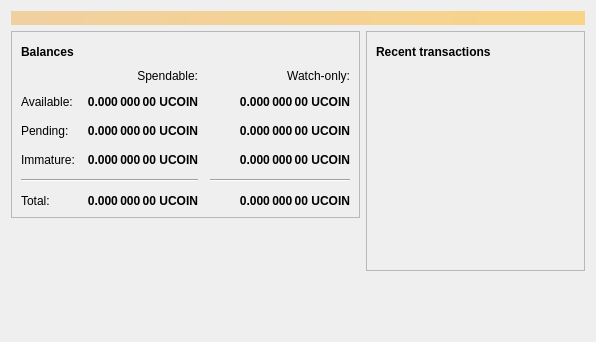
<?xml version="1.0" encoding="UTF-8"?>
<ui version="4.0">
 <class>OverviewPage</class>
 <widget class="QWidget" name="OverviewPage">
  <property name="geometry">
   <rect>
    <x>0</x>
    <y>0</y>
    <width>596</width>
    <height>342</height>
   </rect>
  </property>
  <property name="windowTitle">
   <string>Form</string>
  </property>
  <layout class="QVBoxLayout" name="topLayout">
   <item>
    <widget class="QLabel" name="labelAlerts">
     <property name="visible">
      <bool>false</bool>
     </property>
     <property name="styleSheet">
      <string notr="true">QLabel { background-color: qlineargradient(x1: 0, y1: 0, x2: 1, y2: 0, stop:0 #F0D0A0, stop:1 #F8D488); color:#000000; }</string>
     </property>
     <property name="wordWrap">
      <bool>true</bool>
     </property>
     <property name="margin">
      <number>3</number>
     </property>
     <property name="textInteractionFlags">
      <set>Qt::TextSelectableByMouse</set>
     </property>
    </widget>
   </item>
   <item>
    <layout class="QHBoxLayout" name="horizontalLayout" stretch="1,1">
     <item>
      <layout class="QVBoxLayout" name="verticalLayout_2">
       <item>
        <widget class="QFrame" name="frame">
         <property name="frameShape">
          <enum>QFrame::StyledPanel</enum>
         </property>
         <property name="frameShadow">
          <enum>QFrame::Raised</enum>
         </property>
         <layout class="QVBoxLayout" name="verticalLayout_4">
          <item>
           <layout class="QHBoxLayout" name="horizontalLayout_4">
            <item>
             <widget class="QLabel" name="label_5">
              <property name="font">
               <font>
                <weight>75</weight>
                <bold>true</bold>
               </font>
              </property>
              <property name="text">
               <string>Balances</string>
              </property>
             </widget>
            </item>
            <item>
             <widget class="QPushButton" name="labelWalletStatus">
              <property name="enabled">
               <bool>true</bool>
              </property>
              <property name="maximumSize">
               <size>
                <width>30</width>
                <height>16777215</height>
               </size>
              </property>
              <property name="toolTip">
               <string>The displayed information may be out of date. Your wallet automatically synchronizes with the Underline network after a connection is established, but this process has not completed yet.</string>
              </property>
              <property name="text">
               <string/>
              </property>
              <property name="icon">
               <iconset resource="../bitcoin.qrc">
                <normaloff>:/icons/warning</normaloff>
                <disabledoff>:/icons/warning</disabledoff>:/icons/warning</iconset>
              </property>
              <property name="iconSize">
               <size>
                <width>24</width>
                <height>24</height>
               </size>
              </property>
              <property name="flat">
               <bool>true</bool>
              </property>
             </widget>
            </item>
            <item>
             <spacer name="horizontalSpacer_3">
              <property name="orientation">
               <enum>Qt::Horizontal</enum>
              </property>
              <property name="sizeHint" stdset="0">
               <size>
                <width>40</width>
                <height>20</height>
               </size>
              </property>
             </spacer>
            </item>
           </layout>
          </item>
          <item>
           <layout class="QGridLayout" name="gridLayout">
            <property name="spacing">
             <number>12</number>
            </property>
            <item row="2" column="2">
             <widget class="QLabel" name="labelWatchPending">
              <property name="font">
               <font>
                <weight>75</weight>
                <bold>true</bold>
               </font>
              </property>
              <property name="cursor">
               <cursorShape>IBeamCursor</cursorShape>
              </property>
              <property name="toolTip">
               <string>Unconfirmed transactions to watch-only addresses</string>
              </property>
              <property name="text">
               <string notr="true">0.000 000 00 UCOIN</string>
              </property>
              <property name="alignment">
               <set>Qt::AlignRight|Qt::AlignTrailing|Qt::AlignVCenter</set>
              </property>
              <property name="textInteractionFlags">
               <set>Qt::LinksAccessibleByMouse|Qt::TextSelectableByKeyboard|Qt::TextSelectableByMouse</set>
              </property>
             </widget>
            </item>
            <item row="2" column="1">
             <widget class="QLabel" name="labelUnconfirmed">
              <property name="font">
               <font>
                <weight>75</weight>
                <bold>true</bold>
               </font>
              </property>
              <property name="cursor">
               <cursorShape>IBeamCursor</cursorShape>
              </property>
              <property name="toolTip">
               <string>Total of transactions that have yet to be confirmed, and do not yet count toward the spendable balance</string>
              </property>
              <property name="text">
               <string notr="true">0.000 000 00 UCOIN</string>
              </property>
              <property name="alignment">
               <set>Qt::AlignRight|Qt::AlignTrailing|Qt::AlignVCenter</set>
              </property>
              <property name="textInteractionFlags">
               <set>Qt::LinksAccessibleByMouse|Qt::TextSelectableByKeyboard|Qt::TextSelectableByMouse</set>
              </property>
             </widget>
            </item>
            <item row="3" column="2">
             <widget class="QLabel" name="labelWatchImmature">
              <property name="font">
               <font>
                <weight>75</weight>
                <bold>true</bold>
               </font>
              </property>
              <property name="cursor">
               <cursorShape>IBeamCursor</cursorShape>
              </property>
              <property name="toolTip">
               <string>Mined balance in watch-only addresses that has not yet matured</string>
              </property>
              <property name="text">
               <string notr="true">0.000 000 00 UCOIN</string>
              </property>
              <property name="alignment">
               <set>Qt::AlignRight|Qt::AlignTrailing|Qt::AlignVCenter</set>
              </property>
              <property name="textInteractionFlags">
               <set>Qt::LinksAccessibleByMouse|Qt::TextSelectableByKeyboard|Qt::TextSelectableByMouse</set>
              </property>
             </widget>
            </item>
            <item row="4" column="0" colspan="2">
             <widget class="Line" name="line">
              <property name="orientation">
               <enum>Qt::Horizontal</enum>
              </property>
             </widget>
            </item>
            <item row="4" column="2">
             <widget class="Line" name="lineWatchBalance">
              <property name="sizePolicy">
               <sizepolicy hsizetype="Preferred" vsizetype="Fixed">
                <horstretch>0</horstretch>
                <verstretch>0</verstretch>
               </sizepolicy>
              </property>
              <property name="minimumSize">
               <size>
                <width>140</width>
                <height>0</height>
               </size>
              </property>
              <property name="orientation">
               <enum>Qt::Horizontal</enum>
              </property>
             </widget>
            </item>
            <item row="5" column="0">
             <widget class="QLabel" name="labelTotalText">
              <property name="text">
               <string>Total:</string>
              </property>
             </widget>
            </item>
            <item row="3" column="1">
             <widget class="QLabel" name="labelImmature">
              <property name="font">
               <font>
                <weight>75</weight>
                <bold>true</bold>
               </font>
              </property>
              <property name="cursor">
               <cursorShape>IBeamCursor</cursorShape>
              </property>
              <property name="toolTip">
               <string>Mined balance that has not yet matured</string>
              </property>
              <property name="text">
               <string notr="true">0.000 000 00 UCOIN</string>
              </property>
              <property name="alignment">
               <set>Qt::AlignRight|Qt::AlignTrailing|Qt::AlignVCenter</set>
              </property>
              <property name="textInteractionFlags">
               <set>Qt::LinksAccessibleByMouse|Qt::TextSelectableByKeyboard|Qt::TextSelectableByMouse</set>
              </property>
             </widget>
            </item>
            <item row="2" column="3">
             <spacer name="horizontalSpacer_2">
              <property name="orientation">
               <enum>Qt::Horizontal</enum>
              </property>
              <property name="sizeHint" stdset="0">
               <size>
                <width>40</width>
                <height>20</height>
               </size>
              </property>
             </spacer>
            </item>
            <item row="3" column="0">
             <widget class="QLabel" name="labelImmatureText">
              <property name="text">
               <string>Immature:</string>
              </property>
             </widget>
            </item>
            <item row="5" column="1">
             <widget class="QLabel" name="labelTotal">
              <property name="font">
               <font>
                <weight>75</weight>
                <bold>true</bold>
               </font>
              </property>
              <property name="cursor">
               <cursorShape>IBeamCursor</cursorShape>
              </property>
              <property name="toolTip">
               <string>Your current total balance</string>
              </property>
              <property name="text">
               <string notr="true">0.000 000 00 UCOIN</string>
              </property>
              <property name="alignment">
               <set>Qt::AlignRight|Qt::AlignTrailing|Qt::AlignVCenter</set>
              </property>
              <property name="textInteractionFlags">
               <set>Qt::LinksAccessibleByMouse|Qt::TextSelectableByKeyboard|Qt::TextSelectableByMouse</set>
              </property>
             </widget>
            </item>
            <item row="5" column="2">
             <widget class="QLabel" name="labelWatchTotal">
              <property name="font">
               <font>
                <weight>75</weight>
                <bold>true</bold>
               </font>
              </property>
              <property name="cursor">
               <cursorShape>IBeamCursor</cursorShape>
              </property>
              <property name="toolTip">
               <string>Current total balance in watch-only addresses</string>
              </property>
              <property name="text">
               <string notr="true">0.000 000 00 UCOIN</string>
              </property>
              <property name="alignment">
               <set>Qt::AlignRight|Qt::AlignTrailing|Qt::AlignVCenter</set>
              </property>
              <property name="textInteractionFlags">
               <set>Qt::LinksAccessibleByMouse|Qt::TextSelectableByKeyboard|Qt::TextSelectableByMouse</set>
              </property>
             </widget>
            </item>
            <item row="0" column="2">
             <widget class="QLabel" name="labelWatchonly">
              <property name="text">
               <string>Watch-only:</string>
              </property>
              <property name="alignment">
               <set>Qt::AlignRight|Qt::AlignTrailing|Qt::AlignVCenter</set>
              </property>
             </widget>
            </item>
            <item row="1" column="0">
             <widget class="QLabel" name="labelBalanceText">
              <property name="text">
               <string>Available:</string>
              </property>
             </widget>
            </item>
            <item row="1" column="1">
             <widget class="QLabel" name="labelBalance">
              <property name="font">
               <font>
                <weight>75</weight>
                <bold>true</bold>
               </font>
              </property>
              <property name="cursor">
               <cursorShape>IBeamCursor</cursorShape>
              </property>
              <property name="toolTip">
               <string>Your current spendable balance</string>
              </property>
              <property name="text">
               <string notr="true">0.000 000 00 UCOIN</string>
              </property>
              <property name="alignment">
               <set>Qt::AlignRight|Qt::AlignTrailing|Qt::AlignVCenter</set>
              </property>
              <property name="textInteractionFlags">
               <set>Qt::LinksAccessibleByMouse|Qt::TextSelectableByKeyboard|Qt::TextSelectableByMouse</set>
              </property>
             </widget>
            </item>
            <item row="1" column="2">
             <widget class="QLabel" name="labelWatchAvailable">
              <property name="font">
               <font>
                <weight>75</weight>
                <bold>true</bold>
               </font>
              </property>
              <property name="cursor">
               <cursorShape>IBeamCursor</cursorShape>
              </property>
              <property name="toolTip">
               <string>Your current balance in watch-only addresses</string>
              </property>
              <property name="text">
               <string notr="true">0.000 000 00 UCOIN</string>
              </property>
              <property name="alignment">
               <set>Qt::AlignRight|Qt::AlignTrailing|Qt::AlignVCenter</set>
              </property>
              <property name="textInteractionFlags">
               <set>Qt::LinksAccessibleByMouse|Qt::TextSelectableByKeyboard|Qt::TextSelectableByMouse</set>
              </property>
             </widget>
            </item>
            <item row="2" column="0">
             <widget class="QLabel" name="labelPendingText">
              <property name="text">
               <string>Pending:</string>
              </property>
             </widget>
            </item>
            <item row="0" column="1">
             <widget class="QLabel" name="labelSpendable">
              <property name="text">
               <string>Spendable:</string>
              </property>
              <property name="alignment">
               <set>Qt::AlignRight|Qt::AlignTrailing|Qt::AlignVCenter</set>
              </property>
             </widget>
            </item>
           </layout>
          </item>
         </layout>
        </widget>
       </item>
       <item>
        <spacer name="verticalSpacer">
         <property name="orientation">
          <enum>Qt::Vertical</enum>
         </property>
         <property name="sizeHint" stdset="0">
          <size>
           <width>20</width>
           <height>40</height>
          </size>
         </property>
        </spacer>
       </item>
      </layout>
     </item>
     <item>
      <layout class="QVBoxLayout" name="verticalLayout_3">
       <item>
        <widget class="QFrame" name="frame_2">
         <property name="frameShape">
          <enum>QFrame::StyledPanel</enum>
         </property>
         <property name="frameShadow">
          <enum>QFrame::Raised</enum>
         </property>
         <layout class="QVBoxLayout" name="verticalLayout">
          <item>
           <layout class="QHBoxLayout" name="horizontalLayout_2">
            <item>
             <widget class="QLabel" name="label_4">
              <property name="font">
               <font>
                <weight>75</weight>
                <bold>true</bold>
               </font>
              </property>
              <property name="text">
               <string>Recent transactions</string>
              </property>
             </widget>
            </item>
            <item>
             <widget class="QPushButton" name="labelTransactionsStatus">
              <property name="enabled">
               <bool>true</bool>
              </property>
              <property name="maximumSize">
               <size>
                <width>30</width>
                <height>16777215</height>
               </size>
              </property>
              <property name="toolTip">
               <string>The displayed information may be out of date. Your wallet automatically synchronizes with the Underline network after a connection is established, but this process has not completed yet.</string>
              </property>
              <property name="text">
               <string/>
              </property>
              <property name="icon">
               <iconset resource="../bitcoin.qrc">
                <normaloff>:/icons/warning</normaloff>
                <disabledoff>:/icons/warning</disabledoff>:/icons/warning</iconset>
              </property>
              <property name="iconSize">
               <size>
                <width>24</width>
                <height>24</height>
               </size>
              </property>
              <property name="flat">
               <bool>true</bool>
              </property>
             </widget>
            </item>
            <item>
             <spacer name="horizontalSpacer">
              <property name="orientation">
               <enum>Qt::Horizontal</enum>
              </property>
              <property name="sizeHint" stdset="0">
               <size>
                <width>40</width>
                <height>20</height>
               </size>
              </property>
             </spacer>
            </item>
           </layout>
          </item>
          <item>
           <widget class="QListView" name="listTransactions">
            <property name="styleSheet">
             <string notr="true">QListView { background: transparent; }</string>
            </property>
            <property name="frameShape">
             <enum>QFrame::NoFrame</enum>
            </property>
            <property name="verticalScrollBarPolicy">
             <enum>Qt::ScrollBarAlwaysOff</enum>
            </property>
            <property name="horizontalScrollBarPolicy">
             <enum>Qt::ScrollBarAlwaysOff</enum>
            </property>
            <property name="selectionMode">
             <enum>QAbstractItemView::NoSelection</enum>
            </property>
           </widget>
          </item>
         </layout>
        </widget>
       </item>
       <item>
        <spacer name="verticalSpacer_2">
         <property name="orientation">
          <enum>Qt::Vertical</enum>
         </property>
         <property name="sizeHint" stdset="0">
          <size>
           <width>20</width>
           <height>40</height>
          </size>
         </property>
        </spacer>
       </item>
      </layout>
     </item>
    </layout>
   </item>
  </layout>
 </widget>
 <resources/>
 <connections/>
</ui>
